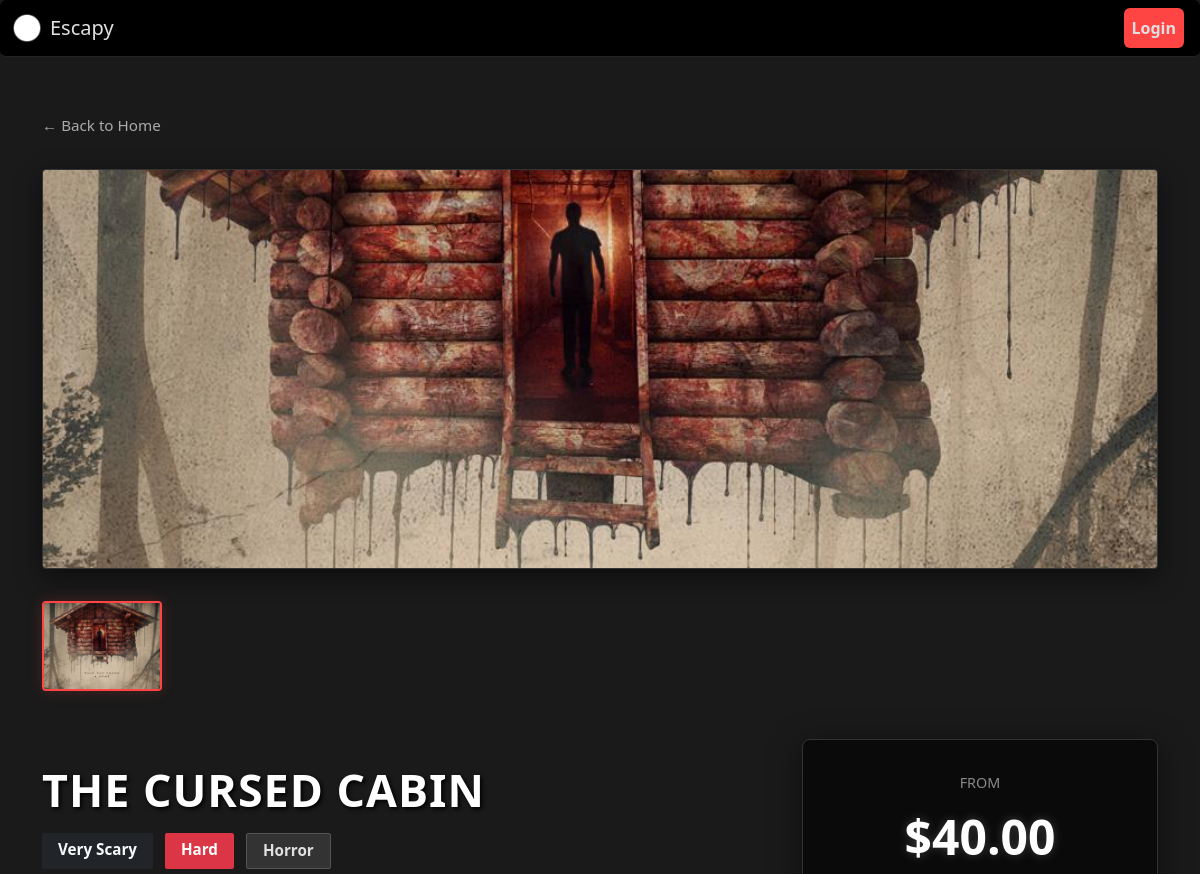
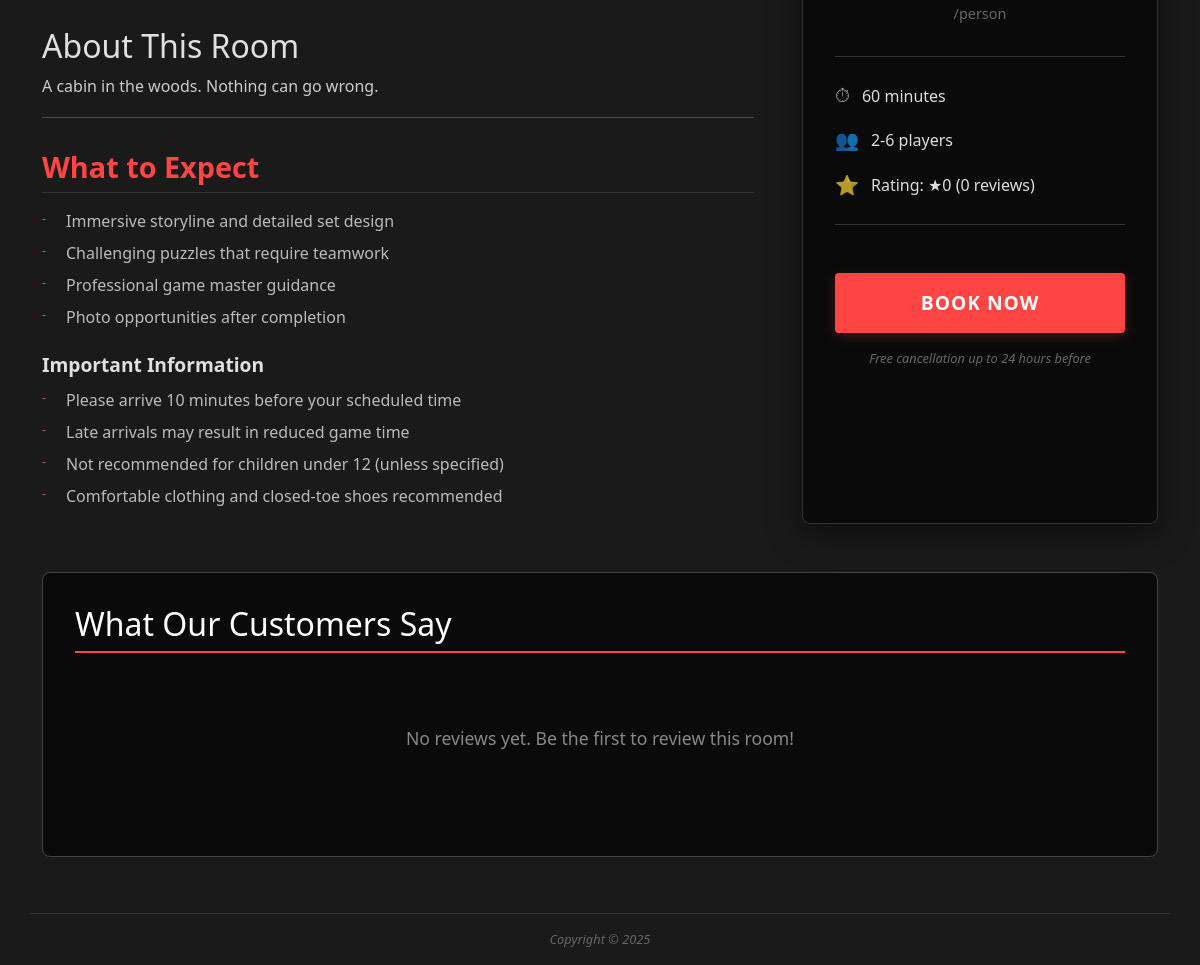
/room.php?name=The+Cursed+Cabin, run on the app's committed database (2 pictures, top to bottom).
### tables this page shows
CREATE TABLE `Rooms` (
  `roomID` int unsigned NOT NULL AUTO_INCREMENT,
  `roomName` varchar(100) NOT NULL,
  `roomDescription` text NOT NULL,
  `roomMax` tinyint unsigned NOT NULL,
  `roomMin` tinyint unsigned NOT NULL,
  `roomDuration` tinyint unsigned NOT NULL,
  `roomDifficulty` enum('Easy','Medium','Hard','Very Hard') NOT NULL,
  `roomLocation` varchar(45) NOT NULL,
  `roomFearLevel` enum('Not Scary','Mildly Scary','Scary','Very Scary') NOT NULL,
  `roomExperienceType` enum('No Live Actor','Live Actor') NOT NULL,
  `roomGenre` enum('Horror','Thriller','Fantasy','Adventure','Mystery') NOT NULL,
  `roomPricePeak` decimal(10,2) NOT NULL,
  `roomPriceOffPeak` decimal(10,2) NOT NULL,
  `imagePath` varchar(255) NULL DEFAULT 'images/placeholder.png',
  PRIMARY KEY (`roomID`),
  UNIQUE KEY `roomID_UNIQUE` (`roomID`)
);

### src/inc/functions.php (called while the page is built, shortened)
<?php
function sanitize_input($data)
{
    $data = trim($data);
    $data = stripslashes($data);
    $data = htmlspecialchars($data);
    return $data;
}
function getBadgeColor($fearLevel)
{
    switch ($fearLevel) {
        case 'Very Scary':
            return 'bg-dark text-light';
    }
}
function getDifficultyColor($roomDifficulty)
{
    switch ($roomDifficulty) {
        case 'Hard':
            return 'bg-danger';
    }
}

### src/inc/review_functions.php (called while the page is built, shortened)
<?php
function getRoomReviews($room_id) {
    require_once __DIR__ . "/functions.php";
    $conn = getDBconnection();
    $stmt = $conn->prepare("SELECT r.*, u.username, u.email
            FROM Reviews r
            JOIN Users u ON r.Users_userID = u.userID
            WHERE r.Rooms_roomID = ?
            ORDER BY r.created_at DESC");
    $stmt->bind_param("i", $room_id);
    $stmt->execute();
    $result = $stmt->get_result();
    $reviews = [];
    return $reviews;
}
?>

### src/room.php (the view, shortened to what this page needs)
<?php
include "inc/functions.php";
include "inc/review_functions.php";
$conn = getDBconnection();
$room = null;
if (isset($_GET['name'])) {
    $room_name = sanitize_input($_GET['name']);
    $stmt = $conn->prepare("SELECT * FROM Rooms WHERE roomName = ?");
    $stmt->bind_param("s", $room_name);
    $stmt->execute();
    $result = $stmt->get_result();
    if ($result->num_rows > 0) {
        $room = $result->fetch_assoc();
        $room_id = $room['roomID'];
        $rating_stmt = $conn->prepare("SELECT AVG(rating) as avg_rating, COUNT(*) as review_count FROM Reviews WHERE Rooms_roomID = ?");
        $rating_stmt->bind_param("i", $room_id);
        $rating_stmt->execute();
        $rating_result = $rating_stmt->get_result();
        $rating_data = $rating_result->fetch_assoc();
        $avg_rating = round($rating_data['avg_rating'] ?? 0, 1);
        $review_count = $rating_data['review_count'] ?? 0;
    }
} else {
    echo "No room specified.";
}
?>
<!DOCTYPE html>
<html lang="en">
<head>
    <?php include "inc/head.inc.php" ?>
    <link rel="stylesheet" href="css/rooms.css?v=<?php echo time(); ?>">
    <link rel="stylesheet" href="css/rating.css?v=<?php echo time(); ?>">
    <link rel="stylesheet" href="css/popup.css">
</head>
<body>
    <?php include "inc/nav.inc.php" ?>
    <main class="page-content" title="Rooms">
        <div class="container">
            <a href="index.php" class="back-link">← Back to Home</a>
            <?php if ($room): ?>
                <img src="<?php echo htmlspecialchars(str_replace(' ', '%20', $room['imagePath'] ?? '/images/placeholder.png')); ?>"
                    alt="<?php echo htmlspecialchars($room['roomName']) ?>" class="room-hero">
                <div class="thumbnail-gallery">
                    <img src="<?php echo htmlspecialchars(str_replace(' ', '%20', $room['imagePath'] ?? '/images/placeholder.png')); ?>" alt="Thumbnail 1" class="active" onclick="changeHeroImage(this.src)">
                </div>
                <div class="room-content">
                    <div class="room-details">
                        <h1 class="room-title"><?php echo htmlspecialchars($room['roomName']) ?></h1>
                        <div class="room-badges">
                            <span class="badge <?php echo getBadgeColor($room['roomFearLevel']); ?>"><?php echo htmlspecialchars($room['roomFearLevel']); ?></span>
                            <span class="badge <?php echo getDifficultyColor($room['roomDifficulty']); ?>"><?php echo htmlspecialchars($room['roomDifficulty']); ?></span>
                            <span class="badge bg-light text-dark"><?php echo htmlspecialchars($room['roomGenre']) ?></span>
                        </div>
                        <h2>About This Room</h2>
                        <p><?php echo htmlspecialchars($room['roomDescription']) ?></p>
                        <hr>
                        <h3>What to Expect</h3>
                        <ul>
                            <li>Immersive storyline and detailed set design</li>
                            <li>Challenging puzzles that require teamwork</li>
                            <li>Professional game master guidance</li>
                            <li>Photo opportunities after completion</li>
                        </ul>
                        <h4>Important Information</h4>
                        <ul>
                            <li>Please arrive 10 minutes before your scheduled time</li>
                            <li>Late arrivals may result in reduced game time</li>
                            <li>Not recommended for children under 12 (unless specified)</li>
                            <li>Comfortable clothing and closed-toe shoes recommended</li>
                        </ul>
                    </div>
                    <div class="pricing-card">
                        <div class="price-label">From</div>
                        <div class="price"> $<?php echo $room['roomPriceOffPeak'] ?></div>
                        <div style="color: #666; font-size: 0.9rem; margin-bottom: 1rem;">/person</div>
                        <ul class="price-details">
                            <li><?php echo $room['roomDuration'] ?> minutes </li>
                            <li><?php echo $room['roomMin'] . '-' . $room['roomMax']; ?> players</li>
                            <li>Rating: ★<?php echo $avg_rating; ?> (<?php echo $review_count; ?> reviews)</li>
                        </ul>
                        <button type="button" id="openPopup" name="openPopup" class="book-btn">Book Now</button>
                        <p class="cancellation-note">Free cancellation up to 24 hours before</p>
                    </div>
                </div>
                <div class="reviews-section">
                    <h2>What Our Customers Say</h2>
                    <?php
                    $reviews = getRoomReviews($room_id);
                    if (count($reviews) > 0):
                    ?>
                        <div class="reviews-summary">
                            <div aria-hidden="true">
                                <?php echo displayStarRating($avg_rating); ?>
                            </div>
                            <div class="reviews-summary-rating">
                                <?php echo $avg_rating; ?> out of 5
                            </div>
                            <div class="reviews-summary-count">
                                Based on <?php echo $review_count; ?> <?php echo $review_count == 1 ? 'review' : 'reviews'; ?>
                            </div>
                        </div>
                        <div class="reviews-list">
                            <?php foreach ($reviews as $review): ?>
                                <div class="review-item">
                                    <div class="review-header">
                                        <div>
                                            <div class="review-username">
                                                <?php echo htmlspecialchars($review['username']); ?>
                                            </div>
                                            <div class="review-stars">
                                                <?php echo displayStarRating($review['rating']); ?>
                                            </div>
                                        </div>
                                        <div class="review-date">
                                            <?php
                                            $date = new DateTime($review['created_at']);
                                            echo $date->format('M j, Y');
                                            ?>
                                        </div>
                                    </div>
                                    <?php if (!empty($review['comment'])): ?>
                                        <div class="review-comment">
                                            <?php echo nl2br(htmlspecialchars($review['comment'])); ?>
                                        </div>
                                    <?php endif; ?>
                                </div>
                            <?php endforeach; ?>
                        </div>
                    <?php else: ?>
                        <div class="reviews-empty">
                            <p>No reviews yet. Be the first to review this room!</p>
                        </div>
                    <?php endif; ?>
                </div>
        </div>
    <?php endif; ?>
    </main>
    <?php
    include "inc/footer.inc.php";
    ?>
</body>
</html>

### src/inc/head.inc.php (shortened to what this page needs)
<link href="https://cdn.jsdelivr.net/npm/bootstrap@5.3.1/dist/css/bootstrap.min.css"
    rel="stylesheet"
>
<link rel="stylesheet" href="css/style.css">

### src/inc/nav.inc.php (shortened to what this page needs)
<nav class="navbar navbar-expand-lg bg-body-tertiary rounded" aria-label="Thirteenth navbar example">
  <div class="container-fluid">
    <a class="navbar-brand d-flex align-items-center me-auto" href="index.php">
      <img src="../images/home.png" alt="Logo" height="30" class="me-2">
      Escapy
    </a>
    <div class="collapse navbar-collapse" id="navbarsExample11">
      <ul class="navbar-nav ms-auto mb-2 mb-lg-0">
        <?php if (isset($_SESSION['user_id'])): ?>
          <?php if (isset($_SESSION['is_admin']) && $_SESSION['is_admin'] == 1): ?>
            <li class="nav-item">
                <a class="nav-link btn btn-danger text-white mx-1" href="delete_room.php">Admin Panel</a>
            </li>
          <?php endif; ?>
          <?php
          $current_page = basename($_SERVER['PHP_SELF']);
          $is_manage_account = ($current_page === 'manage_account.php');
          ?>
          <li class="nav-item">
            <?php if ($is_manage_account): ?>
              <a class="nav-link btn btn-primary text-white mx-1" href="../index.php">Home</a>
            <?php else: ?>
              <a class="nav-link btn btn-primary text-white mx-1" href="../manage_account.php">My Account</a>
            <?php endif; ?>
          </li>
          <li class="nav-item">
            <a class="nav-link btn btn-primary text-white mx-1" href="../logout.php">Logout</a>
          </li>
        <?php else: ?>
          <li class="nav-item">
            <a class="nav-link btn btn-primary text-white mx-1" href="login.php">Login</a>
          </li>
        <?php endif; ?>
      </ul>
    </div>
  </div>
</nav>

### src/inc/footer.inc.php
<footer class="container">
    <p><em>Copyright &copy; 2025</em></p>
</footer>

### src/css/style.css (style rules this page uses)
body { background-color: #1a1a1a; color: #e0e0e0; font-family: 'Segoe UI', Tahoma, Geneva, Verdana, sans-serif; }
a { color: #ff4444; text-decoration: none; transition: color 0.3s ease; }
footer { border-top: 1px solid #333; text-align: center; font-style: italic; font-size: 0.8rem; color: #666; padding-top: 1rem; }
.navbar { background-color: #000000 !important; border-bottom: 1px solid #222; }
.navbar-nav .nav-link, .navbar-brand { color: #e0e0e0 !important; font-weight: 500; }
.navbar .btn-primary, a.btn-primary { background-color: #ff4444; border-color: #ff4444; color: #fff; font-weight: bold; }
.navbar .navbar-brand img { filter: brightness(0) invert(1); }
.badge { font-size: 0.8rem; border-radius: 2px; }
.badge.bg-light { background-color: #333 !important; color: #e0e0e0 !important; border: 1px solid #555; }

### src/css/rooms.css (style rules this page uses)
body { background-color: #1a1a1a; color: #e0e0e0; font-family: 'Segoe UI', Tahoma, Geneva, Verdana, sans-serif; }
.page-content { padding: 3.5rem 0; }
.back-link { display: inline-flex; align-items: center; gap: 0.5rem; color: #aaa; text-decoration: none; margin-bottom: 2rem; font-size: 0.95rem; transition: color 0.3s ease; }
.room-hero { width: 100%; height: 400px; object-fit: cover; border-radius: 4px; margin-bottom: 2rem; box-shadow: 0 8px 24px rgba(0, 0, 0, 0.5); border: 1px solid #333; }
.thumbnail-gallery { display: flex; gap: 1rem; margin-bottom: 3rem; }
.thumbnail-gallery img { width: 120px; height: 90px; object-fit: cover; border-radius: 4px; border: 2px solid #333; cursor: pointer; transition: all 0.3s ease; opacity: 0.6; }
.thumbnail-gallery img:hover, .thumbnail-gallery img.active { border-color: #ff4444; opacity: 1; box-shadow: 0 0 15px rgba(255, 68, 68, 0.2); }
.room-content { max-width: 1200px; margin: 0 auto; padding: 0; display: grid; grid-template-columns: 2fr 1fr; gap: 3rem; }
.room-title { font-size: 2.8rem; font-weight: 700; margin: 1.5rem 0 1rem 0; color: #fff; text-transform: uppercase; letter-spacing: 1px; text-shadow: 2px 2px 4px #000; }
.room-badges { display: flex; gap: 0.75rem; margin-bottom: 2rem; flex-wrap: wrap; }
.room-badges .badge { font-size: 0.95rem; padding: 0.6rem 1rem; border-radius: 2px; }
.room-details h3 { font-size: 1.8rem; font-weight: 600; margin-top: 2rem; margin-bottom: 1rem; color: #ff4444; border-bottom: 1px solid #333; padding-bottom: 0.5rem; }
.room-details h4 { font-size: 1.2rem; font-weight: 600; margin-top: 1.5rem; margin-bottom: 0.75rem; color: #e0e0e0; }
.room-details p { color: #ccc; line-height: 1.7; margin-bottom: 1rem; }
.room-details ul { list-style: none; padding-left: 0; }
.room-details li { color: #bbb; margin-bottom: 0.5rem; padding-left: 1.5rem; position: relative; }
.room-details li::before { content: "-"; position: absolute; left: 0; font-size: 0.8rem; color: #ff4444; }
.pricing-card { background: rgba(0, 0, 0, 0.6); border: 1px solid #333; border-radius: 8px; padding: 2rem; text-align: center; backdrop-filter: blur(10px); box-shadow: 0 8px 32px rgba(0, 0, 0, 0.5); }
.price-label { color: #888; font-size: 0.9rem; text-transform: uppercase; margin-bottom: 0.5rem; }
.price { font-size: 3rem; font-weight: bold; color: #fff; margin-bottom: 0.2rem; text-shadow: 0 0 10px rgba(255, 255, 255, 0.2); }
.price-details { list-style: none; padding: 0; margin: 2rem 0; text-align: left; border-top: 1px solid #333; border-bottom: 1px solid #333; padding: 1rem 0; }
.price-details li { padding: 0.5rem 0; color: #ddd; display: flex; align-items: center; gap: 0.75rem; }
.price-details li::before { content: "⏱"; font-size: 1.2rem; opacity: 0.7; }
.price-details li:nth-child(2)::before { content: "👥"; }
.price-details li:nth-child(3)::before { content: "⭐"; }
.cancellation-note { font-size: 0.8rem; color: #666; margin-top: 1rem; font-style: italic; }
.book-btn { background: #ff4444; color: #fff; border: none; padding: 1rem 2rem; font-size: 1.2rem; border-radius: 4px; width: 100%; cursor: pointer; font-weight: 700; text-transform: uppercase; letter-spacing: 1px; transition: all 0.3s ease; margin-top: 1rem; box-shadow: 0 4px 12px rgba(255, 68, 68, 0.2); }

### data on the page
rooms: imagePath (picture), roomName "THE CURSED CABIN", roomFearLevel "Very Scary", roomDifficulty "Hard", roomGenre "Horror", roomDescription "A cabin in the woods. Nothing can go wrong.", roomPriceOffPeak "40.00", roomDuration "60", roomMin "2", roomMax "6"

### other printed values
$avg_rating "0"
$review_count "0"
